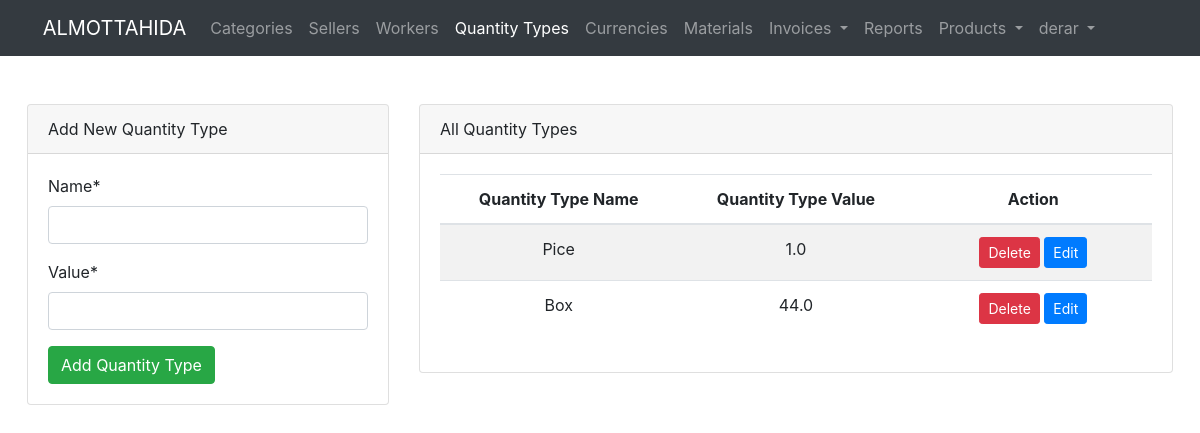
The page /quantity_types/ (signed in) on the database as committed earlier.
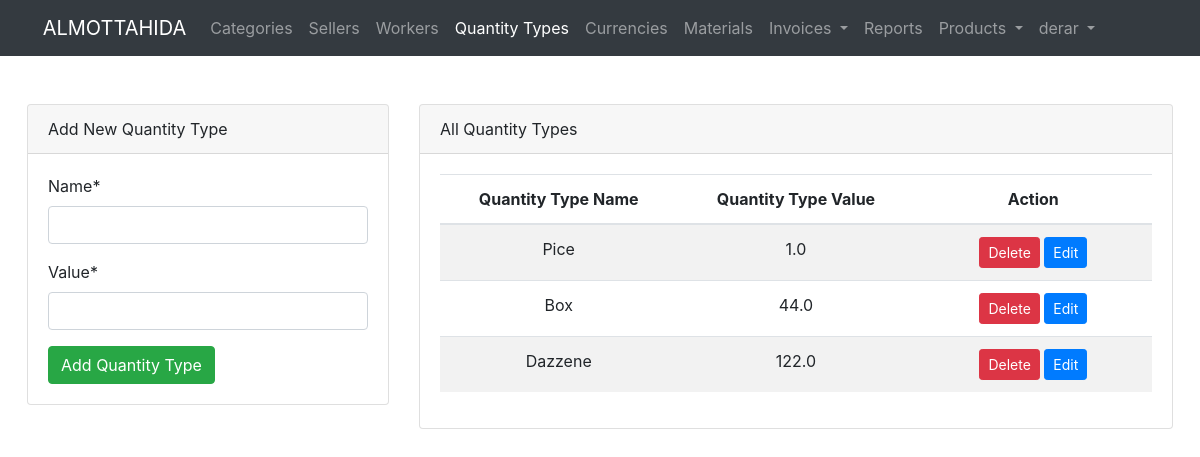
The same page on the database as committed later.
### product/models.py (models this page shows, shortened)
class QuantityType(models.Model):
    name = models.CharField(max_length=30, unique=True)
    value = models.FloatField()

### product/views.py (the view)
# urls.py: path("quantity_types/", views.all_quantity_types, name='quantity_type.all'),
@login_required(login_url=LOGIN_URL)
def all_quantity_types(request):
    if request.method == 'POST':
        method = request.POST.get("method").lower()
        if method == "post":
            form = QuantityTypeForm(request.POST)
            if form.is_valid():
                form.save()
                messages.add_message(request, messages.SUCCESS, 'Quantity Type added successfully.')
                return redirect("quantity_type.all")
        elif method == "delete":
            quantity_type_id = request.POST.get("quantity_type_id")
            QuantityType.objects.get(pk=quantity_type_id).delete()
            messages.add_message(request, messages.WARNING, 'Quantity Type deleted successfully.')
            return redirect("quantity_type.all")
        elif method == "put":
            quantity_type_id = request.POST.get("quantity_type_id")
            quantity_type_name = request.POST.get("name")
            quantity_type_value = request.POST.get("value")
            quantity_type_exists = QuantityType.objects.filter(name=quantity_type_name).exclude(pk=quantity_type_id)
            if not quantity_type_exists:
                quantity_type = QuantityType.objects.get(pk=quantity_type_id)
                quantity_type.name = quantity_type_name
                quantity_type.value = quantity_type_value
                quantity_type.save()
                messages.add_message(request, messages.SUCCESS, 'Quantity Type updated successfully.')
            else:
                messages.add_message(request, messages.WARNING, 'Quantity Type data exists')
            return redirect("quantity_type.all")
    else:
        form = QuantityTypeForm()
        quantity_types = QuantityType.objects.all()
    page = request.GET.get('page', 1)
    paginator = Paginator(quantity_types, 15)
    try:
        quantity_types = paginator.page(page)
    except PageNotAnInteger:
        quantity_types = paginator.page(1)
    except EmptyPage:
        quantity_types = paginator.page(paginator.num_pages)
    return render(request, 'quantity_type/all.html', {'quantity_types': quantity_types, "form": form})

### product/forms.py
class QuantityTypeForm(ModelForm):
    class Meta:
        model = QuantityType
        fields = "__all__"

### templates/quantity_type/all.html (shortened to what this page needs)
{% extends "base.html" %}
{% load crispy_forms_tags %}
{% block content %}
    <div class="row">
        <div class="col-12 col-md-4 mb-4">
            <div class="card">
                <div class="card-header">
                    Add New Quantity Type
                </div>
                <div class="card-body">
                    <form method="post" action="{% url 'quantity_type.all' %}">
                        {{ form|crispy }}
                        <button type="submit" class="btn btn-success">Add Quantity Type</button>
                    </form>
                </div>
            </div>
        </div>
        <div class="col-12 col-md-8 ">
            <div class="card">
                <div class="card-header">
                    All Quantity Types
                </div>
                <div class="card-body">
                    <table class="table table-responsive-md table-striped">
                        <thead>
                        <tr>
                            <th>Quantity Type Name</th>
                            <th>Quantity Type Value</th>
                            <th>Action</th>
                        </tr>
                        </thead>
                        <tbody>
                        {% for quantity_type in quantity_types %}
                            <tr>
                                <td>{{ quantity_type.name }}</td>
                                <td>{{ quantity_type.value }}</td>
                                <td>
                                    <button type="button" class="btn btn-danger btn-sm delete-btn" data-toggle="modal"
                                            data-target="#deleteModal" data-id="{{ quantity_type.id }}">
                                        Delete
                                    </button>
                                    <button type="button" class="btn btn-primary btn-sm edit-btn" data-toggle="modal"
                                            data-target="#updateModal" data-id="{{ quantity_type.id }}"
                                            data-value="{{ quantity_type.value }}"
                                            data-name="{{ quantity_type.name }} ">
                                        Edit
                                    </button>
                                </td>
                            </tr>
                        {% endfor %}
                        </tbody>
                    </table>
                </div>
            </div>
        </div>
    </div>
{% endblock %}

Rows that differ between the two databases and show on the page:
added QuantityType: name "Dazzene", value "122.0"
